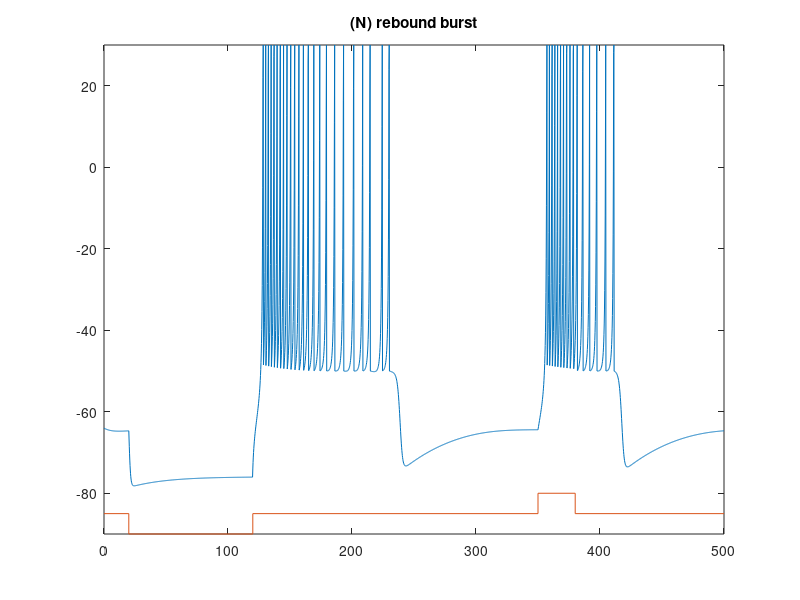

This figure's MATLAB source:
tic
a=0.03; b=0.25; c=-50;  d=0;
V=-64;  u=b*V;
T_end = 500;
tau = 0.2;  tspan = 0:tau:T_end;
T1=20;
current_span = 100;

VV=zeros(1, length(tspan));  
uu=zeros(1, length(tspan));

T2 = 350;
current_span2 = 30;
for t=tspan
    if (t>T1) & (t < T1+current_span) 
        I=-10;
    elseif (t>T2) & (t < T2+current_span2)
        I=2;
    else
        I=0;
    end;
    V = V + tau*(0.04*V^2+5*V+140-u+I);
    u = u + tau*a*(b*V-u);
    if V > 30
        VV(1, round(t/tau + 1))=30;
        V = c;
        u = u + d;
    else
        VV(1, round(t/tau + 1))=V;
    end;
    uu(1, round(t/tau + 1))=u;
end;
toc

plot(tspan,VV,[0 T1 T1 (T1+current_span) (T1+current_span) T2 T2 (T2+current_span2) (T2+current_span2) max(tspan)],-85+[0 0 -5 -5 0 0 5 5 0 0]);
axis([0 max(tspan) -90 30])
title('(N) rebound burst');
